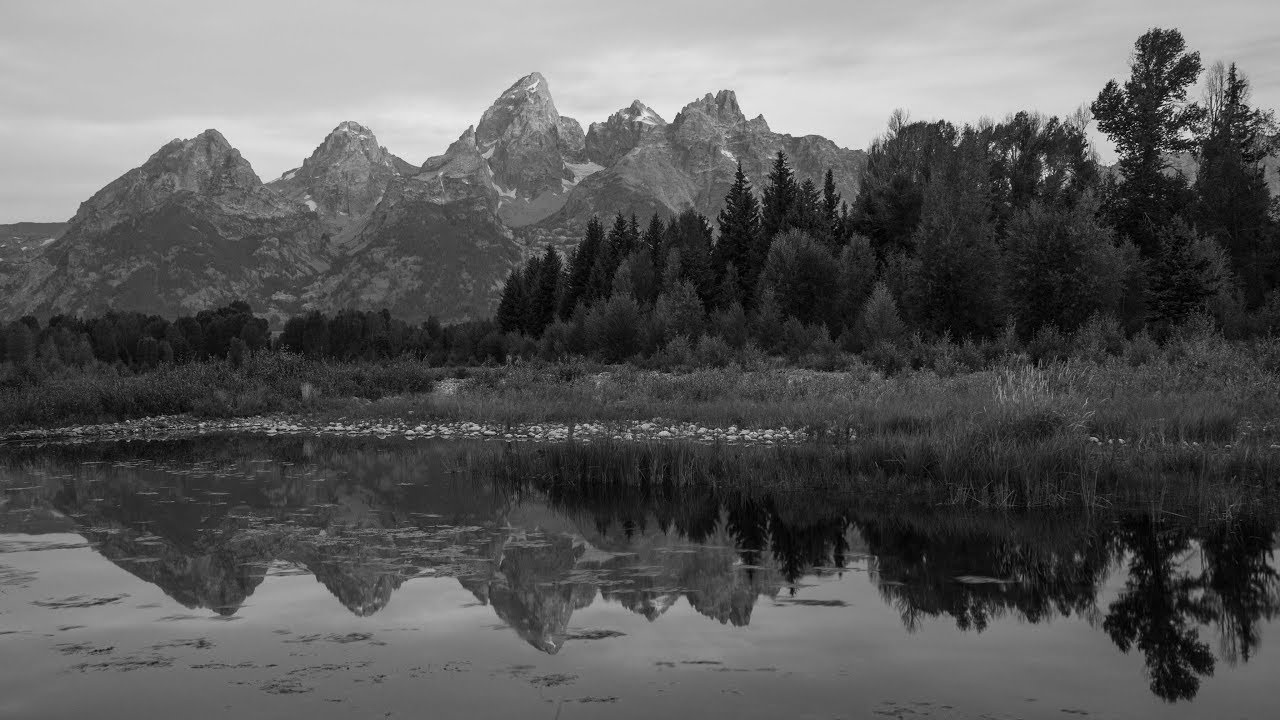
#> input picture LandscapeGrey.jpg, 1280 x 720 px; the run also reads 1 picture not shown here
$ python FoveatedMan.py
#> lines starting #> are read from the running program, lines starting #| are printed output that depends on the picture
import cv2 # Import relevant libraries
import numpy as np
from pymouse import PyMouse


if __name__ == '__main__':
    # img = cv2.imread('Landscape.jpg', 0) # Read in image
    img1 = cv2.imread('LandscapeGrey.jpg',0) # Read in image
#> img1 is the input picture: shape (720, 1280); min 0, max 244, mean 91.2
    img2 = cv2.imread('LandscapeGrey2.jpg',0) # Read in image
    dst2 = cv2.resize(img2, None, fx=2, fy=2)

    img4 = cv2.imread('LandscapeGrey4.jpg',0) # Read in image
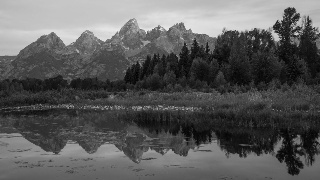
#> input picture LandscapeGrey4.jpg, 320 x 180 px
#> img4 is the input picture: shape (180, 320); min 0, max 236, mean 91.3
    dst4 = cv2.resize(img4, None, fx=4, fy=4)

    img8 = cv2.imread('LandscapeGrey8.jpg',0) # Read in image
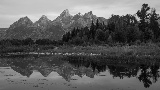
#> input picture LandscapeGrey8.jpg, 160 x 90 px
#> img8 is the input picture: shape (90, 160); min 0, max 231, mean 91.3
    dst8 = cv2.resize(img8, None, fx=8, fy=8)
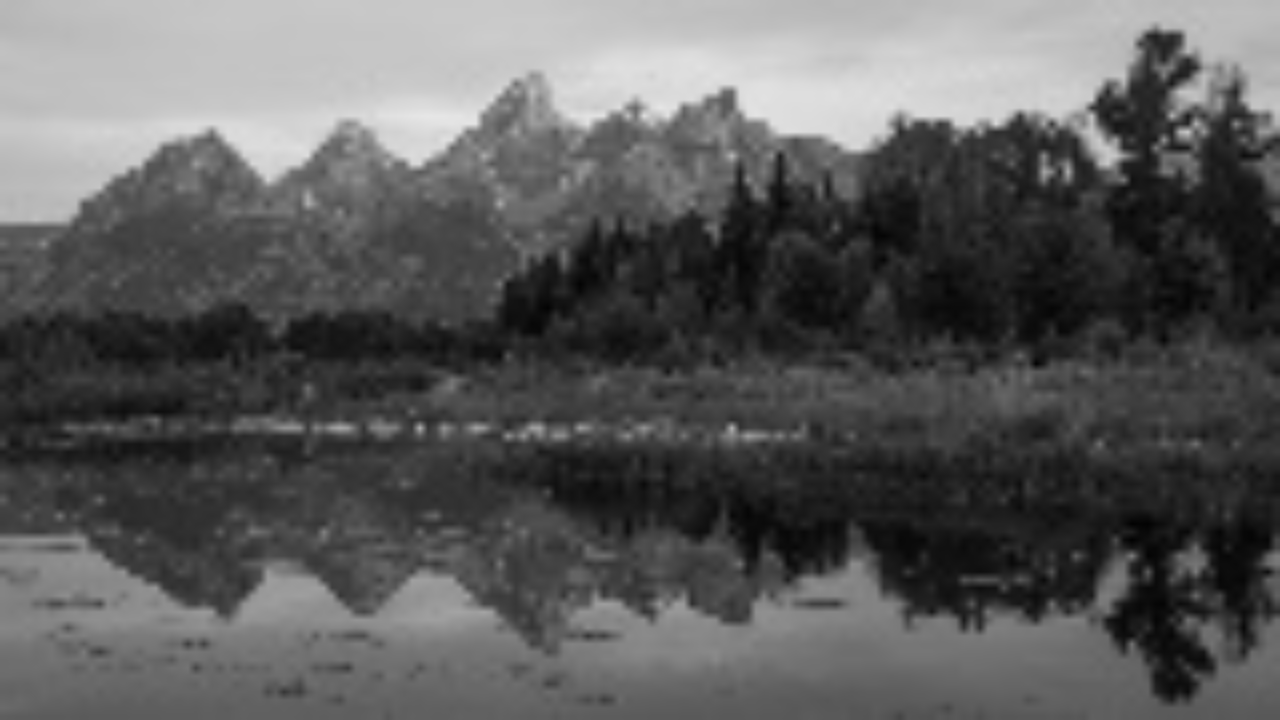
#> dst8: shape (720, 1280); min 2, max 231, mean 91.2

    img16 = cv2.imread('LandscapeGrey16.jpg',0) # Read in image
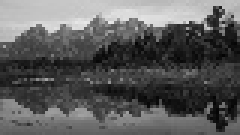
#> input picture LandscapeGrey16.jpg, 80 x 45 px (shown 3 times larger)
#> img16 is the input picture: shape (45, 80); min 3, max 232, mean 91.3

#> (the run stopped early here; a loop or call above may not have finished)
